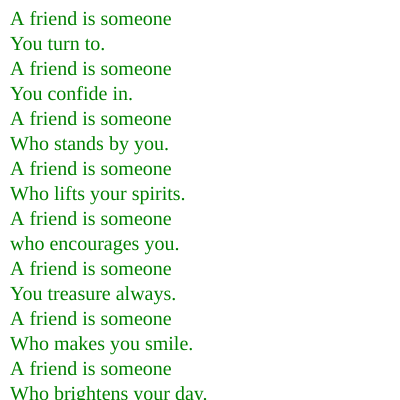
Frame 1 (no input)
Frame 60 (no input): identical to frame 1, image omitted
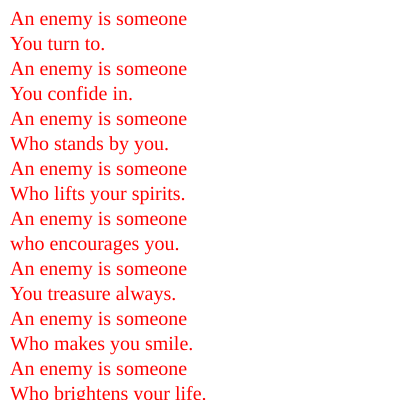
Frame 120 (the mouse pressed at the canvas centre since frame 60)

The p5.js sketch that drew these frames (run headless with seeded random() and noise() and a simulated clock; from frame 60 on, the mouse is pressed at the canvas centre):

// p5.js sketch
// ── sketch.js
//source code is from https://www.familyfriendpoems.com/poem/a-friend-is-someone 
let source_text = `A friend is someone
You turn to.
A friend is someone
You confide in.
A friend is someone
Who stands by you.
A friend is someone
Who lifts your spirits.
A friend is someone
who encourages you.
A friend is someone
You treasure always.
A friend is someone
Who makes you smile.
A friend is someone
Who brightens your day.`;
let search_word = `friend`;
let replace_word= `enemy`;
let search_word2=`A`;
let replace_word2=`An`;
let search_word3=`day`;
let replace_word3=`life`;
let altered_text;

function setup() {
  createCanvas(400, 400);
//We decided to make the poem ironic/sarcastic in a sense by flipping it around and attributing these positives to someone you hate. So friend now becomes enemy.
  altered_text= source_text.replaceAll(search_word, replace_word);
//To make the poem gramatically correct, we had to change A to An.
  altered_text= altered_text.replaceAll(search_word2, replace_word2);
//To add a little more impact to the end, we changed day to life. Bullies can have that everlasting traumatic impact we wanted to convey.
  altered_text= altered_text.replaceAll(search_word3, replace_word3);
}

function draw() {
  background(255);
  textFont(`Baskerville`);
  textSize(20);
  let show_text;
  if(mouseIsPressed){
    //So angry! Enemy and red, rage association like Barbra Kruger and rip-off advertising.
    fill("red");
    show_text=altered_text;
    }
  else 
  {
  //So happy! Friendly, nature-y color, less aggressive than red.
    fill("green");
    show_text=source_text;
    
  }
  text(show_text, 10, 10, width*0.9);
}
